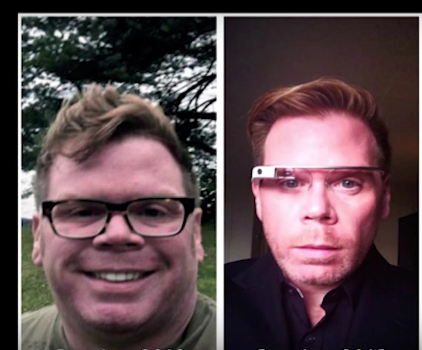
%> input picture Practica 2/Entrega P2/Bogdan_Marcut_Marc_FerrerMargarit_P2/face.png, 422 x 350 px
$ octave --eval "ej22;"   (GNU Octave 9; MATLAB toolbox functions it lacks are replaced by stand-ins)
%> lines starting %> are read from the running program, lines starting %| are printed output that depends on the picture
function [] = ej22()
%EJ22 Summary of this function goes here
%   Detailed explanation goes here
%%%a - We consider that sigma's values should be 1 in order to smoothen all
%%%the details properly if we repeat the smoothening 100 times. If sigma is
%%%between 0 and 0.5, the smoothening is reduced considerably and it will
%%%barely have any effect on the image
close all;
file='face.png';
im=imread(file);
%> im is the input picture: size 350x422x3 uint8; mean R, G, B 91.9, 72.2, 76.7
imGray=rgb2gray(im);
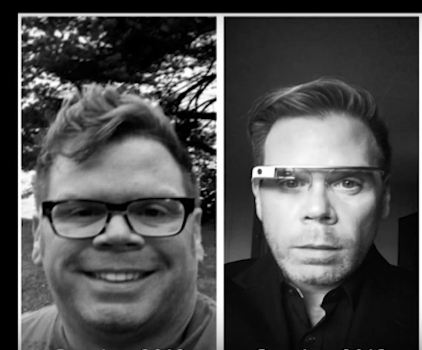
%> imGray: size 350x422 uint8; min 0, max 255, mean 78.6

hMedian = fspecial('average',[3,3]);
h = fspecial('gaussian',[3,3], 0.5);
gaussianImg = imfilter(im, h);
medianImg = imfilter(im, hMedian);
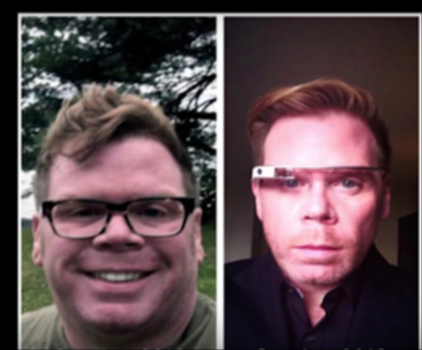
%> medianImg: size 350x422x3 uint8; mean R, G, B 91.6, 72, 76.5
for i = 1:100
    gaussianImg = imfilter(gaussianImg, h);
    medianImg = imfilter(medianImg, hMedian);
end
%> this loop made 100 passes
%> pass 2, in ej22, `medianImg = imfilter(medianImg, hMedian);`:
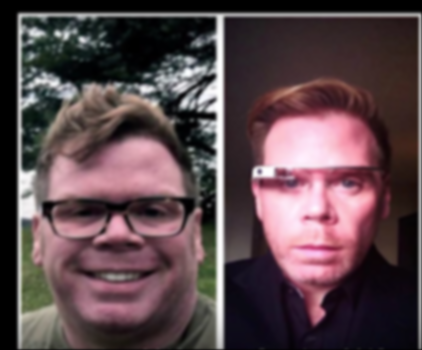
%> medianImg: size 350x422x3 uint8; mean R, G, B 91.4, 71.7, 76.2
%> after the loop:
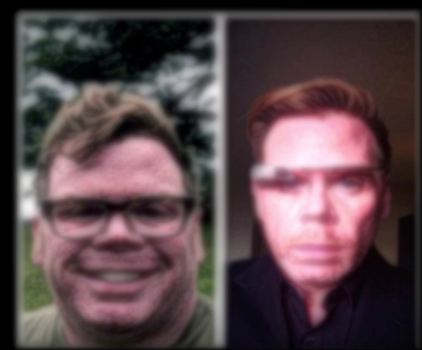
%> gaussianImg: size 350x422x3 uint8; mean R, G, B 89.3, 69.7, 74.2
%> after the loop:
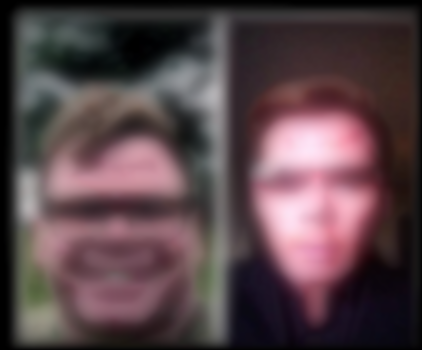
%> medianImg: size 350x422x3 uint8; mean R, G, B 88.9, 69.3, 73.8

figure, imshow(gaussianImg, []), title('Gaussian');
figure, imshow(medianImg, []), title('Median');

%%%b
h2 = fspecial('gaussian',[3,3], 1);
img = imfilter(im, h2);
figure, imshow(img-im, []), title('B');
%> after `imshow(img-im, [])`:
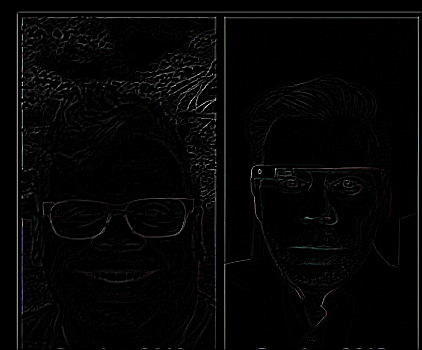
%> displayed picture: size 350x422x3, on the screen's scale of 0 to 255; mean R, G, B 5.3, 5.3, 5.4

end

$ run again, with Practica 2/Entrega P2/Bogdan_Marcut_Marc_FerrerMargarit_P2/street.png copied over Practica 2/Entrega P2/Bogdan_Marcut_Marc_FerrerMargarit_P2/face.png
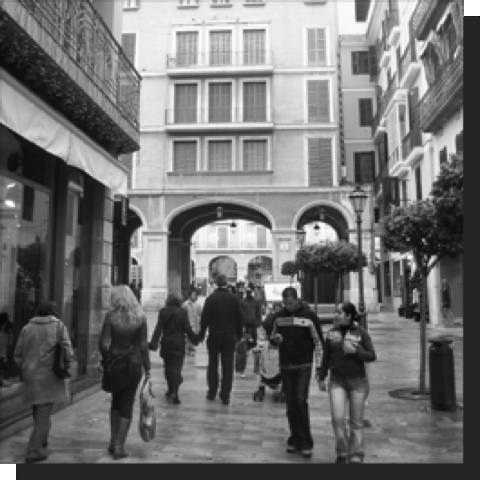
%> input picture Practica 2/Entrega P2/Bogdan_Marcut_Marc_FerrerMargarit_P2/street.png, 480 x 480 px
%> in ej22, im is the input picture: size 480x480x3 uint8; min 0, max 255, mean 112.4
%> after the loop in ej22, `for i = 1:100`:
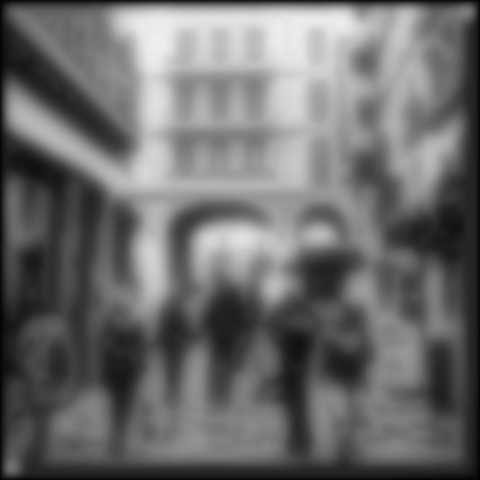
%> medianImg: size 480x480x3 uint8; min 1, max 239, mean 108.3
%> in ej22, `imshow(img-im, [])`:
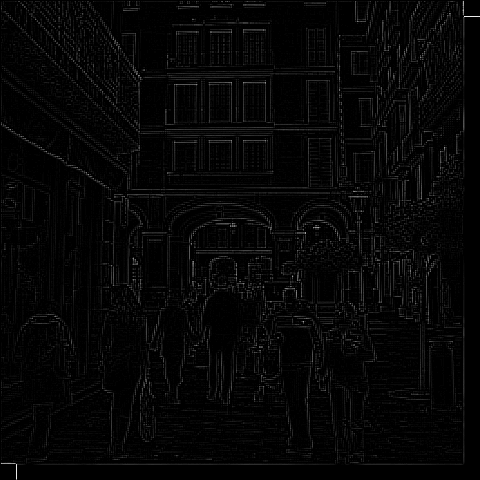
%> displayed picture: size 480x480x3, on the screen's scale of 0 to 255; min 0, max 255, mean 6.1

$ run again, with Practica 2/Entrega P2/Bogdan_Marcut_Marc_FerrerMargarit_P2/amsterdam.jpg saved as Practica 2/Entrega P2/Bogdan_Marcut_Marc_FerrerMargarit_P2/face.png
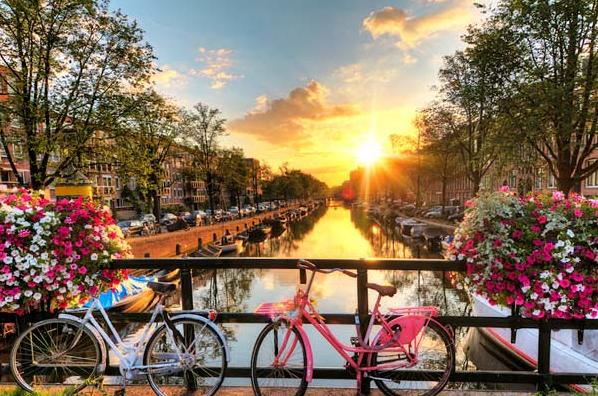
%> input picture Practica 2/Entrega P2/Bogdan_Marcut_Marc_FerrerMargarit_P2/amsterdam.jpg, 598 x 396 px
%> in ej22, im is the input picture: size 396x598x3 uint8; mean R, G, B 132.5, 111.9, 91
%> after the loop in ej22, `for i = 1:100`:
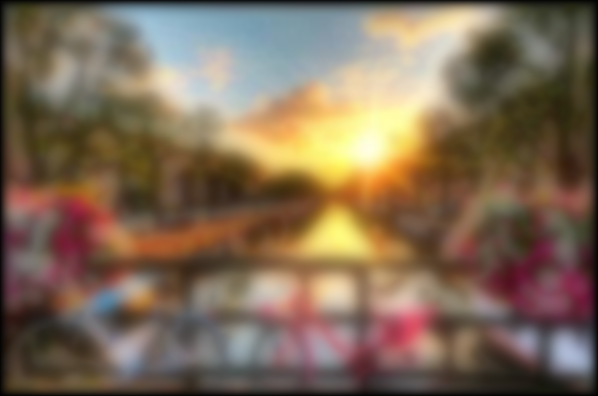
%> medianImg: size 396x598x3 uint8; mean R, G, B 126.7, 106.6, 86.3
%> in ej22, `imshow(img-im, [])`:
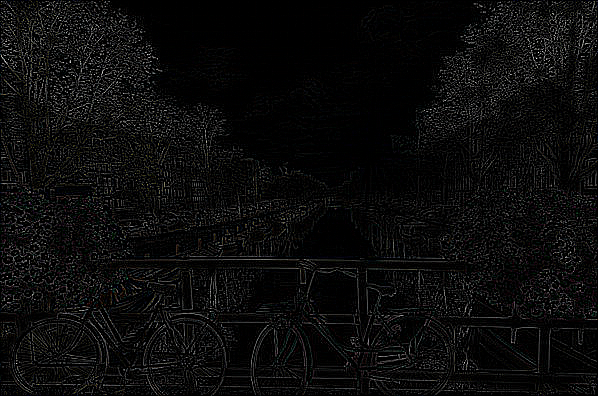
%> displayed picture: size 396x598x3, on the screen's scale of 0 to 255; mean R, G, B 11.5, 11.5, 11.4
